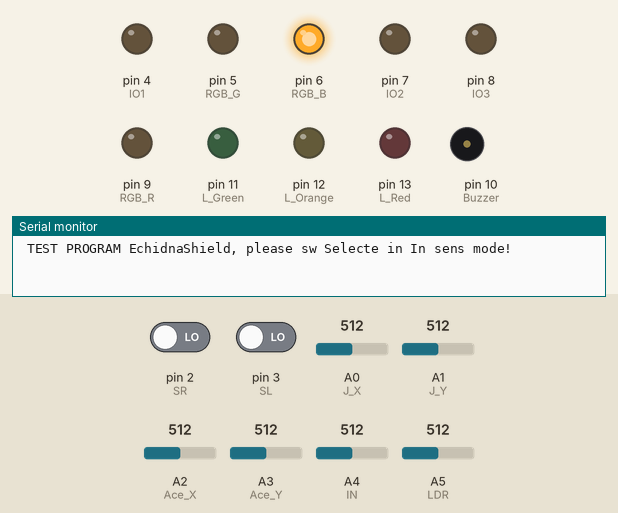
Simulated run of this sketch. Board: Arduino Uno, built with avr-gcc and run on an emulated ATmega328P. Parts: output pins drawn as LEDs (lit = HIGH), buzzer (waves = sounding), the last lines printed to the serial monitor. The test bench sets the inputs (shaded band); at power-on: pin 2 (SR) LOW, pin 3 (SL) LOW, A0 (J_X) = 512, A1 (J_Y) = 512, A2 (Ace_X) = 512, A3 (Ace_Y) = 512, A4 (IN) = 512, A5 (LDR) = 512.

Above: at 0.16 s.
At 0.66 s:
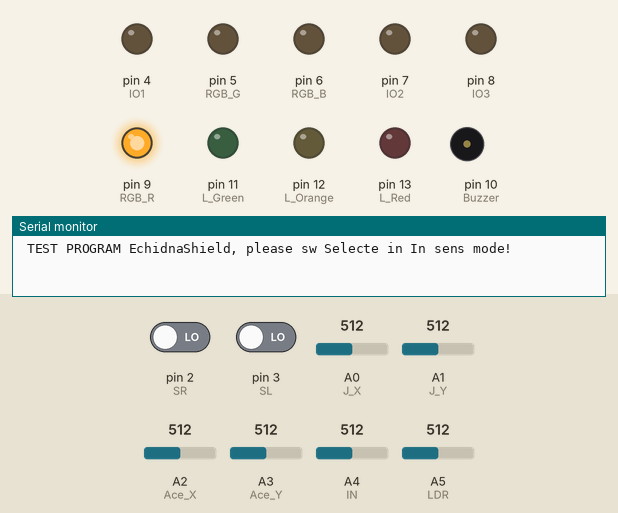
At 1.41 s:
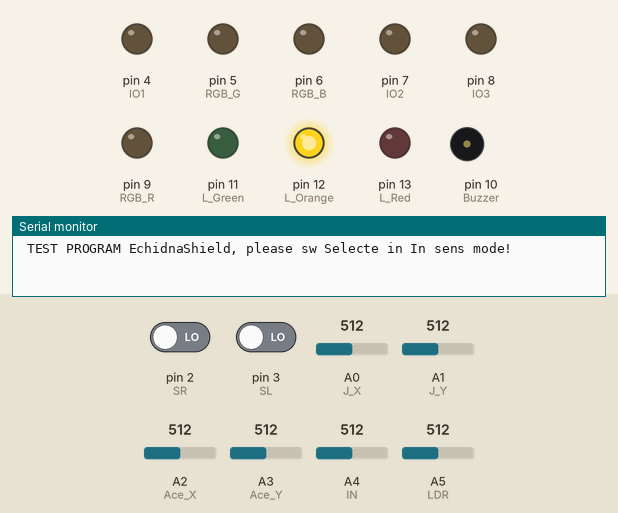
At 1.84 s:
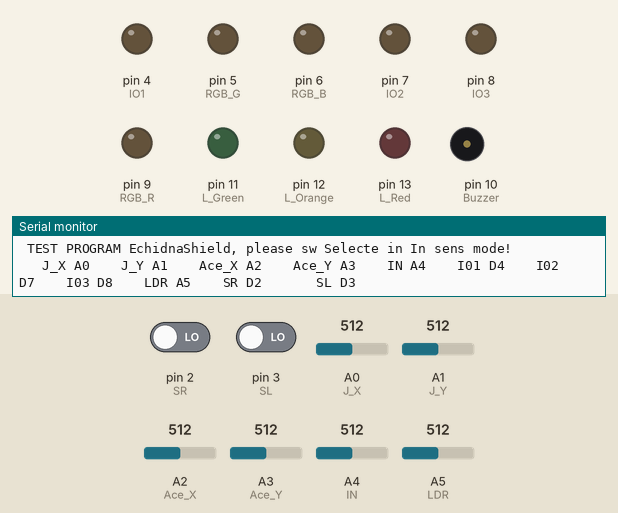
At 3.31 s:
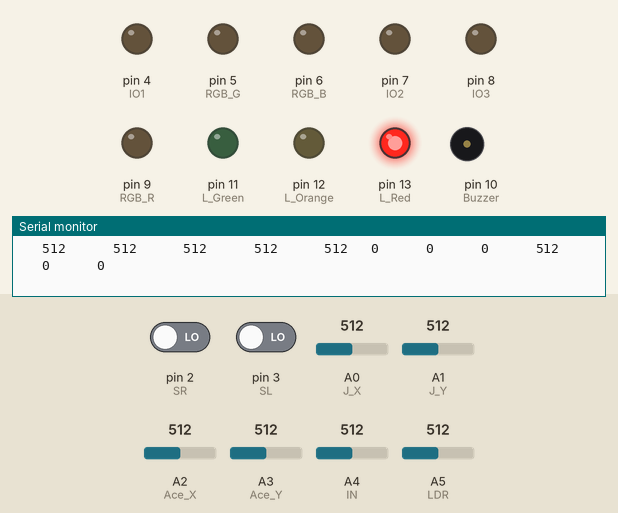
At 4.72 s:
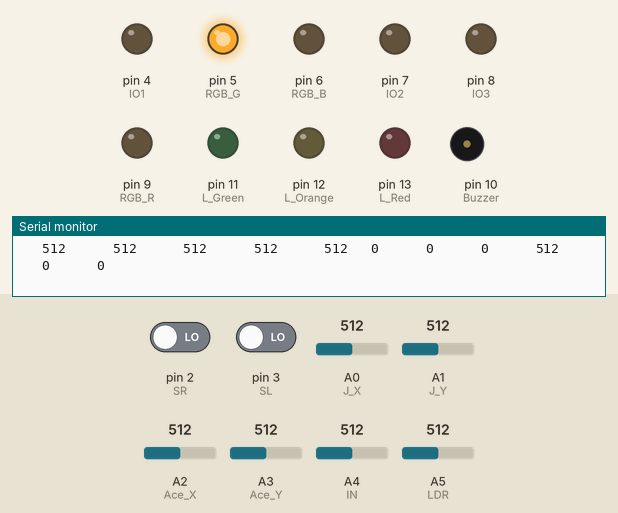
Timing chart, 0 to 5.0 s (numbered marks = the images above):
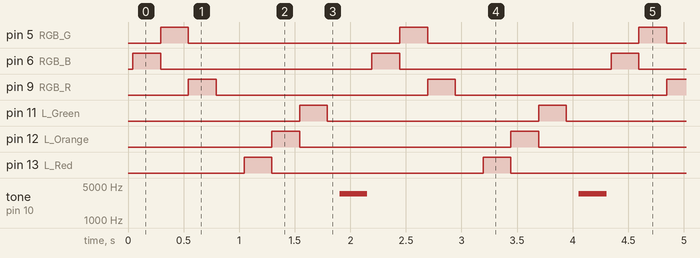

The sketch:

Test_EchidnaShield00.ino
```cpp
//  *************************
//    FILE: Echidna_Test
//    X Rosas.
//  Test sensores / actuadores placa EchidnaShield 000
//  *************************

//*** Outputs ***
#define L_Red 13
#define L_Orange 12
#define L_Green 11

#define RGB_R 9
#define RGB_G 5
#define RGB_B 6

#define IO1 4
#define IO2 7
#define IO3 8

#define Buzzer 10

//*** Inputs ***
#define J_X A0
#define J_Y A1

#define Ace_X A2
#define Ace_Y A3

#define IN A4

#define LDR A5

#define SR 2
#define SL 3


int grados_1;
int grados_2;
int grados_3;
int Val_J_X;
int Val_J_Y;
int Val_Ace_X;
int Val_Ace_Y;

void setup() {

Serial.begin(9600);
  Serial.println(" TEST PROGRAM EchidnaShield, please sw Selecte in In sens mode! ");
  Serial.println ();


pinMode (L_Red, OUTPUT);
pinMode (L_Orange, OUTPUT);
pinMode (L_Green, OUTPUT);
pinMode (RGB_R, OUTPUT);
pinMode (RGB_G, OUTPUT);
pinMode (RGB_B, OUTPUT);
pinMode (IO1, OUTPUT);
pinMode (IO2, OUTPUT);
pinMode (IO3, OUTPUT);
pinMode (Buzzer, OUTPUT);


pinMode (J_X, INPUT);
pinMode (J_Y, INPUT);
pinMode (Ace_X, INPUT);
pinMode (Ace_Y, INPUT);
pinMode (IN, INPUT);
pinMode (LDR, INPUT);
pinMode (SR, INPUT);
pinMode (SL, INPUT);

}

void loop() {
Val_J_X = analogRead(J_X);
delay (10);
Val_J_Y = analogRead(J_Y);
delay (10);
Val_Ace_X = analogRead(Ace_X);
delay (10);
Val_Ace_Y = analogRead(Ace_Y);
delay (10);

digitalWrite(RGB_B, HIGH);
delay (250);
digitalWrite(RGB_B, LOW);
digitalWrite(RGB_G, HIGH);
delay (250);
digitalWrite(RGB_G, LOW);
digitalWrite(RGB_R, HIGH);
delay (250);
digitalWrite(RGB_R, LOW);
delay(250);
digitalWrite(L_Red, HIGH);
delay (250);
digitalWrite(L_Red, LOW);
digitalWrite(L_Orange, HIGH);
delay (250);
digitalWrite(L_Orange, LOW);
digitalWrite(L_Green, HIGH);
delay (250);
digitalWrite(L_Green, LOW);
Serial.println("\t J_X A0 \t J_Y A1 \t Ace_X A2 \t Ace_Y A3 \t IN A4 \t I01 D4 \t I02 D7 \t I03 D8 \t LDR A5 \t SR D2 \t \t SL D3 ");
Serial.print("\t ");
Serial.print(Val_J_X);
  Serial.print("\t ");
  Serial.print("\t ");
    Serial.print(Val_J_Y);
      Serial.print("\t ");
      Serial.print("\t ");
        Serial.print(Val_Ace_X);
          Serial.print("\t ");
          Serial.print("\t ");
            Serial.print(Val_Ace_Y);delay (10);
              Serial.print("\t ");
              Serial.print("\t ");
                Serial.print(analogRead(IN));delay (10);
                  Serial.print("\t ");
                   Serial.print(digitalRead(IO1));
                    Serial.print("\t ");
                    Serial.print("\t ");

                     Serial.print(digitalRead(IO2));
                      Serial.print("\t ");
                      Serial.print("\t ");
                       Serial.print(digitalRead(IO3));delay (10);
                        Serial.print("\t ");
                        Serial.print("\t ");
                         Serial.print(analogRead(LDR));delay (10);
                          Serial.print("\t ");
                          Serial.print("\t ");
                           Serial.print(digitalRead(SR));
                            Serial.print("\t ");
                            Serial.print("\t ");
                            Serial.print(digitalRead(SL));
                              Serial.print("\t ");
                              Serial.println();

tone(Buzzer, 3500);
delay(250);
noTone(Buzzer);

}
```

Measured:
- by itself, tone on pin 10 (Buzzer): alternates 3500 Hz for 0.25 s and silent for 1.9 s
- by itself, pin 5 (RGB_G), pin 6 (RGB_B), pin 9 (RGB_R), pin 11 (L_Green), pin 12 (L_Orange), pin 13 (L_Red): alternates HIGH for 0.25 s and LOW for 1.9 s
